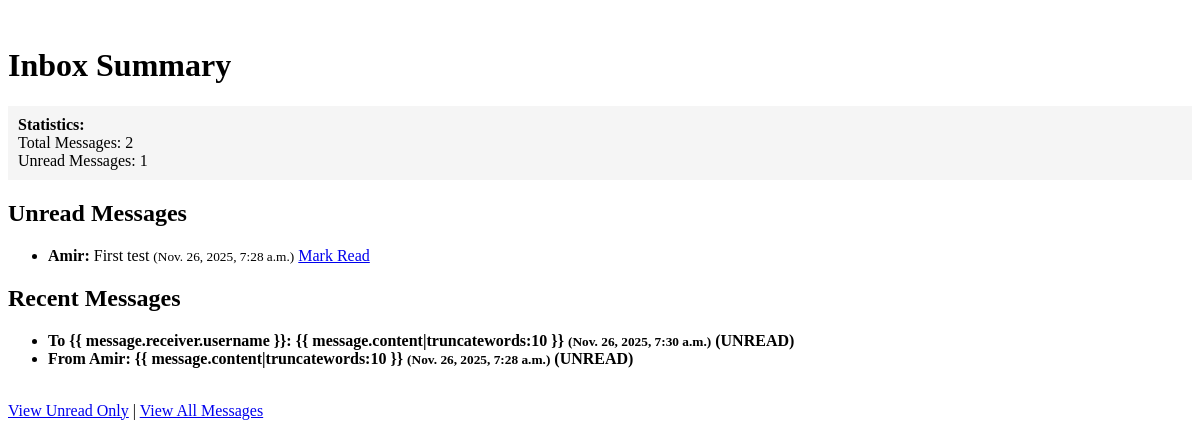
/messaging/summary/ (signed in), run on an earlier commit of the app's database.
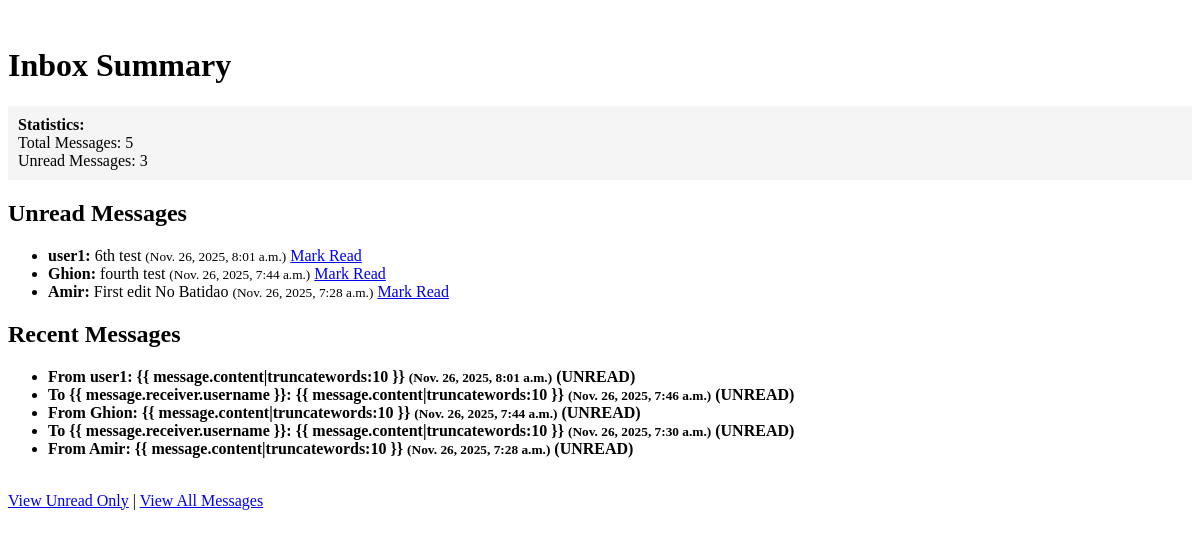
And on a later commit of the database.
### messaging/models.py (models this page shows, shortened)
class Message(models.Model):
    sender = models.ForeignKey(User, on_delete=models.SET_NULL, null=True, blank=True, related_name='sent_messages')
    receiver = models.ForeignKey(User, on_delete=models.SET_NULL, null=True, blank=True, related_name='received_messages')
    content = models.TextField()
    timestamp = models.DateTimeField(default=timezone.now)
    read = models.BooleanField(default=False)
    edited = models.BooleanField(default=False)
    last_edited = models.DateTimeField(null=True, blank=True)
    parent_message = models.ForeignKey(
        'self',
        on_delete=models.CASCADE,
        null=True,
        blank=True,
        related_name='replies'
    )
    objects = models.Manager()
    unread = UnreadMessagesManager()
    class Meta:
        ordering = ['-timestamp']
        indexes = [
            models.Index(fields=['parent_message', 'timestamp']),
            models.Index(fields=['sender', 'receiver', 'timestamp']),
            models.Index(fields=['receiver', 'read']),
        ]

### messaging/views.py (the view)
# urls.py: path('summary/', views.inbox_summary, name='inbox_summary'),
@login_required
@cache_page(60)
def inbox_summary(request):
    unread_messages = Message.unread.unread_for_user(request.user).select_related(
        'sender'
    ).only('id', 'content', 'timestamp', 'sender__username').order_by('-timestamp')[:5]
    recent_messages = Message.objects.filter(
        Q(sender=request.user) | Q(receiver=request.user)
    ).select_related('sender', 'receiver').only(
        'id', 'content', 'timestamp', 'sender__username', 'receiver__username', 'read'
    ).order_by('-timestamp')[:10]
    unread_count = Message.unread.unread_count_for_user(request.user)
    total_count = Message.objects.filter(
        Q(sender=request.user) | Q(receiver=request.user)
    ).count()
    return render(request, 'messaging/inbox_summary.html', {
        'unread_messages': unread_messages,
        'recent_messages': recent_messages,
        'unread_count': unread_count,
        'total_count': total_count,
    })

### messaging/managers.py (called while the page is built)
    def unread_for_user(self, user):
        return self.filter(receiver=user, read=False)

    def unread_count_for_user(self, user):
        return self.filter(receiver=user, read=False).count()

### messaging/templates/messaging/inbox_summary.html (shortened to what this page needs)
﻿<!DOCTYPE html>
<html>
  <head>
  </head>
  <body>
    <h1>Inbox Summary</h1>
    <div style="background: #f5f5f5; padding: 10px; margin: 10px 0">
      <strong>Statistics:</strong><br />
      Total Messages: {{ total_count }}<br />
      Unread Messages: {{ unread_count }}
    </div>
    <h2>Unread Messages</h2>
    {% if unread_messages %}
    <ul>
      {% for message in unread_messages %}
      <li>
        <strong>{{ message.sender.username }}:</strong>
        {{ message.content|truncatewords:10 }}
        <small>({{ message.timestamp }})</small>
        <a href="{% url 'mark_as_read' message.id %}">Mark Read</a>
      </li>
      {% endfor %}
    </ul>
    {% else %}
    <p>No unread messages.</p>
    {% endif %}
    <h2>Recent Messages</h2>
    {% if recent_messages %}
    <ul>
      {% for message in recent_messages %}
      <li {% if not message.read %}style="font-weight: bold;" {% endif %}>
        {% if message.sender == request.user %} To {{ message.receiver.username
        }}: {% else %} From {{ message.sender.username }}: {% endif %} {{
        message.content|truncatewords:10 }}
        <small>({{ message.timestamp }})</small>
        {% if not message.read %}(UNREAD){% endif %}
      </li>
      {% endfor %}
    </ul>
    {% else %}
    <p>No messages.</p>
    {% endif %}
    <br />
    <a href="{% url 'unread_inbox' %}">View Unread Only</a> |
    <a href="{% url 'inbox' %}">View All Messages</a>
  </body>
</html>

What changed in the data, as far as the page shows it:
added Message: sender.username "user1", content "6th test", timestamp "Nov. 26, 2025, 8:01 a.m.", read "(UNREAD)"
added Message: sender.username "Ghion", content "fourth test", timestamp "Nov. 26, 2025, 7:44 a.m.", read "(UNREAD)"
changed Message "Amir": content "First test" → "First edit No Batidao"
added Message: shows "To {{ message.receiver.username }}:", timestamp "Nov. 26, 2025, 7:46 a.m.", read "(UNREAD)", shown under "Recent Messages"
Also different on the page:
{{ total_count }}: "2" → "5"
{{ unread_count }}: "1" → "3"
